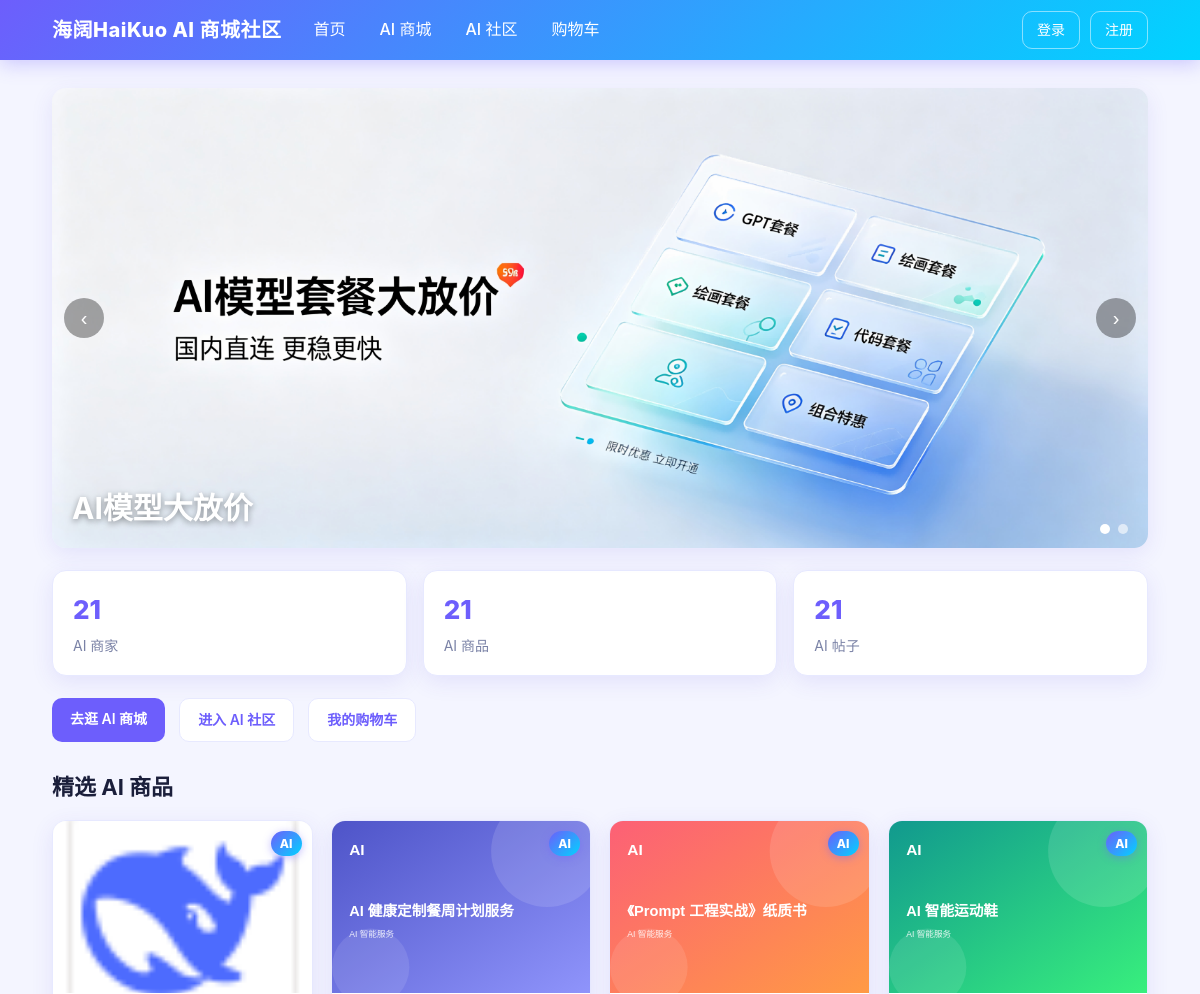
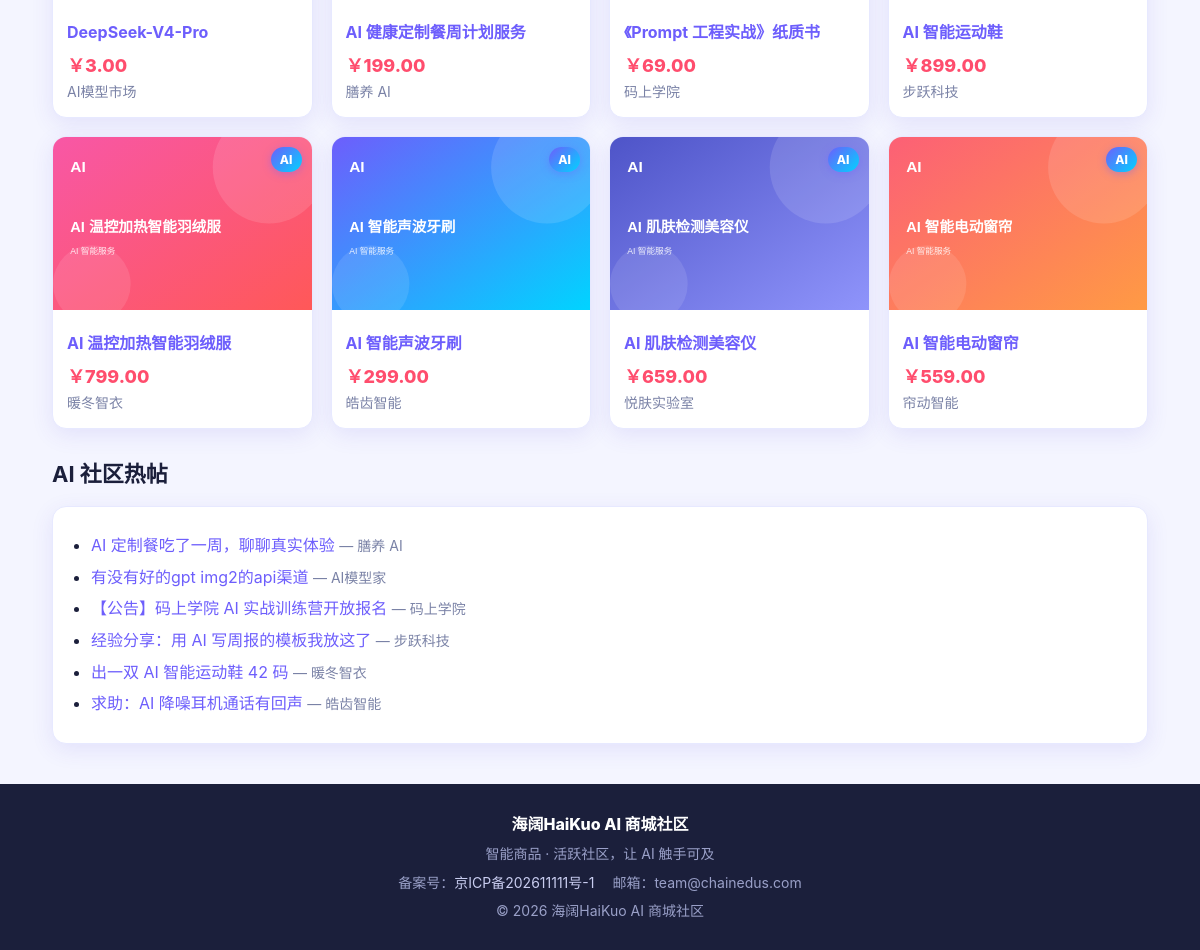
The page / on the database its author committed (2 pictures, top to bottom).
### tables this page shows
CREATE TABLE `site_settings` (
  `id` int(10) unsigned NOT NULL AUTO_INCREMENT,
  `site_name` varchar(100) NOT NULL DEFAULT '',
  `site_slogan` varchar(200) NOT NULL DEFAULT '',
  `icp` varchar(100) NOT NULL DEFAULT '',
  `copyright` varchar(200) NOT NULL DEFAULT '',
  `contact_email` varchar(120) NOT NULL DEFAULT '',
  `contact_phone` varchar(60) NOT NULL DEFAULT '',
  `about` text,
  `created_at` datetime NOT NULL,
  `updated_at` datetime NOT NULL,
  PRIMARY KEY (`id`)
);

CREATE TABLE `banners` (
  `id` int(10) unsigned NOT NULL AUTO_INCREMENT,
  `title` varchar(120) NOT NULL DEFAULT '',
  `image` varchar(255) DEFAULT NULL,
  `link` varchar(255) DEFAULT NULL,
  `sort` int(11) NOT NULL DEFAULT '0',
  `status` tinyint(4) NOT NULL DEFAULT '1' COMMENT '0 隐藏 / 1 显示',
  `created_at` datetime NOT NULL,
  PRIMARY KEY (`id`)
);

CREATE TABLE `products` (
  `id` int(10) unsigned NOT NULL AUTO_INCREMENT,
  `merchant_id` int(10) unsigned NOT NULL,
  `title` varchar(120) NOT NULL,
  `price` decimal(10,2) NOT NULL DEFAULT '0.00',
  `stock` int(10) unsigned NOT NULL DEFAULT '0',
  `category` varchar(50) NOT NULL DEFAULT '',
  `image` varchar(255) DEFAULT NULL,
  `description` text,
  `status` tinyint(4) NOT NULL DEFAULT '1' COMMENT '0 下架 / 1 上架',
  `created_at` datetime NOT NULL,
  PRIMARY KEY (`id`),
  KEY `idx_merchant` (`merchant_id`),
  KEY `idx_category` (`category`)
);

CREATE TABLE `merchants` (
  `id` int(10) unsigned NOT NULL AUTO_INCREMENT,
  `user_id` int(10) unsigned NOT NULL,
  `shop_name` varchar(100) NOT NULL,
  `contact` varchar(100) NOT NULL DEFAULT '',
  `description` text,
  `audit_status` tinyint(4) NOT NULL DEFAULT '0' COMMENT '0 待审核 / 1 通过 / 2 拒绝',
  `created_at` datetime NOT NULL,
  PRIMARY KEY (`id`),
  KEY `idx_user` (`user_id`)
);

CREATE TABLE `posts` (
  `id` int(10) unsigned NOT NULL AUTO_INCREMENT,
  `user_id` int(10) unsigned NOT NULL,
  `title` varchar(120) NOT NULL,
  `content` text NOT NULL,
  `topic` varchar(50) NOT NULL DEFAULT '',
  `image` varchar(255) DEFAULT NULL,
  `status` tinyint(4) NOT NULL DEFAULT '0' COMMENT '0 正常 / 1 已删除',
  `created_at` datetime NOT NULL,
  PRIMARY KEY (`id`),
  KEY `idx_user` (`user_id`)
);

CREATE TABLE `users` (
  `id` int(10) unsigned NOT NULL AUTO_INCREMENT,
  `username` varchar(50) NOT NULL,
  `password` varchar(255) NOT NULL,
  `nickname` varchar(50) NOT NULL DEFAULT '',
  `avatar` varchar(255) DEFAULT NULL,
  `role` tinyint(4) NOT NULL DEFAULT '0' COMMENT '0 普通用户 / 1 商家 / 2 管理员',
  `status` tinyint(4) NOT NULL DEFAULT '0' COMMENT '0 正常 / 1 禁用',
  `created_at` datetime NOT NULL,
  PRIMARY KEY (`id`),
  UNIQUE KEY `uk_username` (`username`)
);

### core/Database.php (called while the page is built)
<?php
class Database
{
    private static $pdo = null;
    public static function getConnection()
    {
        if (self::$pdo === null) {
            $config = require __DIR__ . '/../config/db.php';
            $dsn = "mysql:host={$config['host']};dbname={$config['dbname']};charset={$config['charset']}";
            self::$pdo = new PDO($dsn, $config['username'], $config['password'], [
                PDO::ATTR_ERRMODE            => PDO::ERRMODE_EXCEPTION,
                PDO::ATTR_DEFAULT_FETCH_MODE => PDO::FETCH_ASSOC,
                PDO::ATTR_EMULATE_PREPARES   => false,
            ]);
        }
        return self::$pdo;
    }
}

### models/Setting.php (called while the page is built, shortened)
<?php
require_once __DIR__ . '/../core/Database.php';
class Setting
{
    private $pdo;
    public function __construct()
    {
        $this->pdo = Database::getConnection();
        $this->ensureTable();
    }
    private function ensureTable()
    {
        $check = $this->pdo->query("SHOW TABLES LIKE 'site_settings'");
    }
    public function getAll()
    {
        $stmt = $this->pdo->prepare("SELECT * FROM site_settings WHERE id = 1");
        $stmt->execute();
        return $stmt->fetch();
    }
}

### core/functions.php (called while the page is built, shortened)
<?php
require_once __DIR__ . '/Database.php';
function isLoggedIn()
{
    return isset($_SESSION['user_id']);
}
function currentUser()
{
    if (!isLoggedIn()) {
        return null;
    }
    static $user = null;
    return $user;
}
function e($str)
{
    return htmlspecialchars($str ?? '', ENT_QUOTES, 'UTF-8');
}
function siteSetting($key = null)
{
    static $settings = null;
    if ($settings === null) {
        $settings = [];
        try {
            require_once __DIR__ . '/../models/Setting.php';
            $row = (new Setting())->getAll();
            if ($row) {
                $settings = $row;
            }
        } catch (\Throwable $e) {
            $settings = [];
        }
    }
    return $settings[$key] ?? '';
}

### models/Banner.php (called while the page is built, shortened)
<?php
require_once __DIR__ . '/../core/Database.php';
class Banner
{
    private $pdo;
    public function __construct()
    {
        $this->pdo = Database::getConnection();
        $this->ensureTable();
    }
    private function ensureTable()
    {
        $check = $this->pdo->query("SHOW TABLES LIKE 'banners'");
    }
    public function listActive()
    {
        $stmt = $this->pdo->prepare("SELECT * FROM banners WHERE status = 1 ORDER BY sort ASC, id DESC");
        $stmt->execute();
        return $stmt->fetchAll();
    }
}

### models/Merchant.php (called while the page is built, shortened)
<?php
require_once __DIR__ . '/../core/Database.php';
class Merchant
{
    private $pdo;
    public function __construct()
    {
        $this->pdo = Database::getConnection();
    }
    public function countByStatus($status)
    {
        $stmt = $this->pdo->prepare("SELECT COUNT(*) AS c FROM merchants WHERE audit_status = ?");
        $stmt->execute([$status]);
        return (int)$stmt->fetch()['c'];
    }
}

### config/db.php (called while the page is built)
<?php
return [
    'host'     => '127.0.0.1',
    'dbname'   => 'XXXXXXXX',
    'username' => 'XXXXXXXX',
    'password' => 'XXXXXXXX',
    'charset'  => 'utf8mb4',
];

### models/Product.php (called while the page is built, shortened)
<?php
require_once __DIR__ . '/../core/Database.php';
class Product
{
    private $pdo;
    public function __construct()
    {
        $this->pdo = Database::getConnection();
    }
    public function listOnSale($keyword = '', $category = '')
    {
        $sql = "SELECT p.*, m.shop_name FROM products p
                LEFT JOIN merchants m ON m.id = p.merchant_id
                WHERE p.status = 1";
        $params = [];
        $sql .= " ORDER BY p.created_at DESC";
        $stmt = $this->pdo->prepare($sql);
        $stmt->execute($params);
        return $stmt->fetchAll();
    }
    public function countOnSale()
    {
        $stmt = $this->pdo->prepare("SELECT COUNT(*) AS c FROM products WHERE status = 1");
        $stmt->execute();
        return (int)$stmt->fetch()['c'];
    }
}

### models/Post.php (called while the page is built, shortened)
<?php
require_once __DIR__ . '/../core/Database.php';
class Post
{
    private $pdo;
    public function __construct()
    {
        $this->pdo = Database::getConnection();
    }
    public function listAll($topic = '')
    {
        $sql = "SELECT p.*, u.nickname,
                (SELECT COUNT(*) FROM replies r WHERE r.post_id = p.id AND r.status = 0) AS reply_count
                FROM posts p
                LEFT JOIN users u ON u.id = p.user_id WHERE p.status = 0";
        $params = [];
        $sql .= " ORDER BY p.created_at DESC";
        $stmt = $this->pdo->prepare($sql);
        $stmt->execute($params);
        return $stmt->fetchAll();
    }
    public function countAll()
    {
        $stmt = $this->pdo->prepare("SELECT COUNT(*) AS c FROM posts WHERE status = 0");
        $stmt->execute();
        return (int)$stmt->fetch()['c'];
    }
}

### index.php (the view, shortened to what this page needs)
<?php
require_once 'core/functions.php';
require_once 'models/Product.php';
require_once 'models/Post.php';
require_once 'models/Merchant.php';
require_once 'models/Banner.php';
$productModel = new Product();
$postModel = new Post();
$merchantModel = new Merchant();
$bannerModel = new Banner();
$banners  = $bannerModel->listActive();
$products = array_slice($productModel->listOnSale(), 0, 8);
$posts    = array_slice($postModel->listAll(), 0, 6);
$statMerchants = $merchantModel->countByStatus(1);
$statProducts  = $productModel->countOnSale();
$statPosts     = $postModel->countAll();
require 'views/layout/header.php';
?>
<div class="banner">
    <?php if (empty($banners)): ?>
        <a class="slide active" href="product.php"
           style="background:linear-gradient(120deg,#6d5efc,#00d4ff);display:flex;align-items:center;justify-content:center;color:#fff;font-size:24px;font-weight:700;height:460px;">
            AI 商品服务商城 · 智能社区，等你来逛
        </a>
    <?php else: ?>
        <?php foreach ($banners as $i => $b): ?>
            <a class="slide <?php echo $i === 0 ? 'active' : ''; ?>"
               href="<?php echo e($b['link'] ?: 'product.php'); ?>"
               style="background-image:url('<?php echo e($b['image']); ?>');">
                <span class="banner-cap"><?php echo e($b['title']); ?></span>
            </a>
        <?php endforeach; ?>
    <?php endif; ?>
    <?php if (count($banners) > 1): ?>
        <button class="banner-arrow prev" onclick="bannerGo(-1)">‹</button>
        <button class="banner-arrow next" onclick="bannerGo(1)">›</button>
        <div class="banner-dots">
            <?php foreach ($banners as $i => $b): ?>
                <span class="dot <?php echo $i === 0 ? 'active' : ''; ?>" onclick="bannerTo(<?php echo $i; ?>)"></span>
            <?php endforeach; ?>
        </div>
    <?php endif; ?>
</div>
<div class="stats">
    <div class="stat">
        <div class="num"><?php echo $statMerchants; ?></div>
        <div class="label">AI 商家</div>
    </div>
    <div class="stat">
        <div class="num"><?php echo $statProducts; ?></div>
        <div class="label">AI 商品</div>
    </div>
    <div class="stat">
        <div class="num"><?php echo $statPosts; ?></div>
        <div class="label">AI 帖子</div>
    </div>
</div>
<div class="quick">
    <a class="btn" href="product.php">去逛 AI 商城</a>
    <a class="btn btn-secondary" href="community.php">进入 AI 社区</a>
    <a class="btn btn-secondary" href="cart.php">我的购物车</a>
</div>
<h2>精选 AI 商品</h2>
<div class="grid">
    <?php foreach ($products as $p): ?>
        <div class="item">
            <span class="ai-badge">AI</span>
            <a href="product.php?action=detail&id=<?php echo $p['id']; ?>">
                <img src="<?php echo e($p['image'] ?: 'assets/css/style.css'); ?>" alt=""
                     onerror="this.style.display='none'">
            </a>
            <div class="body">
                <a href="product.php?action=detail&id=<?php echo $p['id']; ?>"><?php echo e($p['title']); ?></a>
                <div class="price">￥<?php echo e($p['price']); ?></div>
                <div class="muted"><?php echo e($p['shop_name'] ?: '店铺'); ?></div>
            </div>
        </div>
    <?php endforeach; ?>
</div>
<h2>AI 社区热帖</h2>
<div class="card">
    <ul style="margin:0;padding-left:18px;">
        <?php foreach ($posts as $pt): ?>
            <li style="margin:6px 0;">
                <a href="community.php?action=detail&id=<?php echo $pt['id']; ?>"><?php echo e($pt['title']); ?></a>
                <span class="muted">— <?php echo e($pt['nickname']); ?></span>
            </li>
        <?php endforeach; ?>
    </ul>
</div>
<?php require 'views/layout/footer.php'; ?>

### views/layout/header.php (shortened to what this page needs)
<?php
$user = currentUser();
?>
<!DOCTYPE html>
<html lang="zh-CN">
<head>
    <title><?php echo e(siteSetting('site_name') ?: 'AI 商城社区'); ?><?php echo isset($pageTitle) ? ' - ' . e($pageTitle) : ''; ?></title>
    <link rel="stylesheet" href="assets/css/style.css">
</head>
<body>
<div class="topbar">
    <div class="container">
        <a class="brand" href="index.php"><?php echo e(siteSetting('site_name') ?: 'AI 商城社区'); ?></a>
        <div class="nav">
            <a href="index.php">首页</a>
            <a href="product.php">AI 商城</a>
            <a href="community.php">AI 社区</a>
            <a href="cart.php">购物车<?php $cc = cartCount(); if ($cc > 0): ?><span class="badge"><?php echo $cc; ?></span><?php endif; ?></a>
        </div>
        <div class="top-actions">
            <?php if ($user): ?>
                <?php if ($user['role'] >= 1): ?><a class="btn-ghost" href="merchant.php?action=myshop">我的店铺</a><?php endif; ?>
                <?php if ($user['role'] == 2): ?><a class="btn-ghost" href="admin/">管理后台</a><?php endif; ?>
                <a class="btn-ghost" href="auth.php?action=profile">你好，<?php echo e($user['nickname'] ?: $user['username']); ?></a>
                <a class="btn-ghost" href="order.php">我的订单</a>
                <a class="btn-ghost" href="auth.php?action=logout">退出</a>
            <?php else: ?>
                <a class="btn-ghost" href="auth.php?action=login">登录</a>
                <a class="btn-ghost" href="auth.php?action=register">注册</a>
            <?php endif; ?>
        </div>
    </div>
</div>
<div class="container">

### views/layout/footer.php (shortened to what this page needs)
</div>
<footer class="site-footer">
    <div class="footer-inner">
        <div class="footer-brand"><?php echo e(siteSetting('site_name') ?: 'AI 商城社区'); ?></div>
        <?php if (siteSetting('site_slogan')): ?><div class="muted"><?php echo e(siteSetting('site_slogan')); ?></div><?php endif; ?>
        <div class="footer-meta muted">
            <?php if (siteSetting('icp')): ?><span>备案号：<a href="https://beian.miit.gov.cn/" target="_blank" rel="noopener noreferrer"><?php echo e(siteSetting('icp')); ?></a></span><?php endif; ?>
            <?php if (siteSetting('contact_email')): ?><span>邮箱：<?php echo e(siteSetting('contact_email')); ?></span><?php endif; ?>
        </div>
        <div class="muted"><?php echo e(siteSetting('copyright') ?: '© 2026 AI 商城社区'); ?></div>
    </div>
</footer>
</body>
</html>

### rows shown on the page
site_settings: site_name "海阔HaiKuo AI 商城社区", site_slogan "智能商品 · 活跃社区，让 AI 触手可及", icp "京ICP备202611111号-1", contact_email "team@chainedus.com", copyright "© 2026 海阔HaiKuo AI 商城社区"
banners: image (picture), title "AI模型大放价"
products: image (picture), title "DeepSeek-V4-Pro", price "3.00", merchant.shop_name "AI模型市场"
products: image (picture), title "AI 健康定制餐周计划服务", price "199.00", merchant.shop_name "膳养 AI"
products: image (picture), title "《Prompt 工程实战》纸质书", price "69.00", merchant.shop_name "码上学院"
products: image (picture), title "AI 智能运动鞋", price "899.00", merchant.shop_name "步跃科技"
products: image (picture), title "AI 温控加热智能羽绒服", price "799.00", merchant.shop_name "暖冬智衣"
products: image (picture), title "AI 智能声波牙刷", price "299.00", merchant.shop_name "皓齿智能"
products: image (picture), title "AI 肌肤检测美容仪", price "659.00", merchant.shop_name "悦肤实验室"
products: image (picture), title "AI 智能电动窗帘", price "559.00", merchant.shop_name "帘动智能"
posts: title "AI 定制餐吃了一周，聊聊真实体验", user.nickname "膳养 AI"
posts: title "有没有好的gpt img2的api渠道", user.nickname "AI模型家"
posts: title "【公告】码上学院 AI 实战训练营开放报名", user.nickname "码上学院"
posts: title "经验分享：用 AI 写周报的模板我放这了", user.nickname "步跃科技"
posts: title "出一双 AI 智能运动鞋 42 码", user.nickname "暖冬智衣"
posts: title "求助：AI 降噪耳机通话有回声", user.nickname "皓齿智能"

### other values the page prints
$statMerchants "21"
$statProducts "21"
$statPosts "21"
